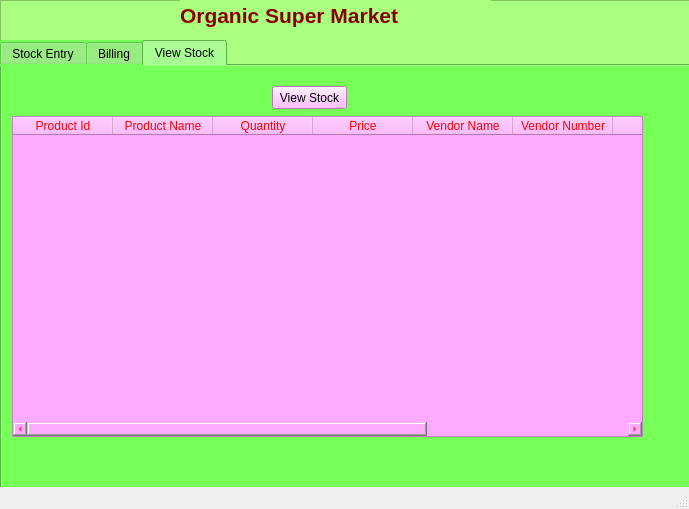
<?xml version="1.0" encoding="UTF-8"?>
<ui version="4.0">
 <class>MainWindow</class>
 <widget class="QMainWindow" name="MainWindow">
  <property name="geometry">
   <rect>
    <x>0</x>
    <y>0</y>
    <width>689</width>
    <height>509</height>
   </rect>
  </property>
  <property name="windowTitle">
   <string>MainWindow</string>
  </property>
  <widget class="QWidget" name="centralwidget">
   <widget class="QFrame" name="frame">
    <property name="geometry">
     <rect>
      <x>0</x>
      <y>0</y>
      <width>691</width>
      <height>521</height>
     </rect>
    </property>
    <property name="styleSheet">
     <string notr="true">background-color: rgb(85, 170, 255);
background-color: rgb(170, 255, 127);</string>
    </property>
    <property name="frameShape">
     <enum>QFrame::StyledPanel</enum>
    </property>
    <property name="frameShadow">
     <enum>QFrame::Raised</enum>
    </property>
    <widget class="QTabWidget" name="tabWidget">
     <property name="geometry">
      <rect>
       <x>0</x>
       <y>40</y>
       <width>691</width>
       <height>451</height>
      </rect>
     </property>
     <property name="styleSheet">
      <string notr="true">background-color: rgb(118, 255, 87);</string>
     </property>
     <property name="currentIndex">
      <number>2</number>
     </property>
     <widget class="QWidget" name="tab">
      <attribute name="title">
       <string>Stock Entry</string>
      </attribute>
      <widget class="QCalendarWidget" name="calendarWidget">
       <property name="geometry">
        <rect>
         <x>340</x>
         <y>40</y>
         <width>311</width>
         <height>211</height>
        </rect>
       </property>
       <property name="styleSheet">
        <string notr="true">background-color: rgb(214, 214, 214);
selection-background-color: rgb(0, 170, 255);</string>
       </property>
      </widget>
      <widget class="QWidget" name="layoutWidget">
       <property name="geometry">
        <rect>
         <x>10</x>
         <y>40</y>
         <width>291</width>
         <height>281</height>
        </rect>
       </property>
       <layout class="QGridLayout" name="gridLayout">
        <item row="0" column="1">
         <widget class="QLineEdit" name="id">
          <property name="styleSheet">
           <string notr="true">background-color: rgb(255, 255, 255);</string>
          </property>
         </widget>
        </item>
        <item row="0" column="0">
         <widget class="QLabel" name="label_2">
          <property name="font">
           <font>
            <pointsize>12</pointsize>
           </font>
          </property>
          <property name="styleSheet">
           <string notr="true">color: rgb(255, 255, 255);</string>
          </property>
          <property name="text">
           <string>Product ID</string>
          </property>
         </widget>
        </item>
        <item row="4" column="0">
         <widget class="QLabel" name="label_6">
          <property name="font">
           <font>
            <pointsize>12</pointsize>
           </font>
          </property>
          <property name="styleSheet">
           <string notr="true">color: rgb(255, 255, 255);</string>
          </property>
          <property name="text">
           <string>Vendor Name</string>
          </property>
         </widget>
        </item>
        <item row="4" column="1">
         <widget class="QLineEdit" name="vendname">
          <property name="styleSheet">
           <string notr="true">background-color: rgb(255, 255, 255);</string>
          </property>
         </widget>
        </item>
        <item row="5" column="0">
         <widget class="QLabel" name="label_7">
          <property name="font">
           <font>
            <pointsize>12</pointsize>
           </font>
          </property>
          <property name="styleSheet">
           <string notr="true">color: rgb(255, 255, 255);</string>
          </property>
          <property name="text">
           <string>Vendor Number</string>
          </property>
         </widget>
        </item>
        <item row="1" column="0">
         <widget class="QLabel" name="label_3">
          <property name="font">
           <font>
            <pointsize>12</pointsize>
           </font>
          </property>
          <property name="styleSheet">
           <string notr="true">color: rgb(255, 255, 255);</string>
          </property>
          <property name="text">
           <string>Product Name</string>
          </property>
         </widget>
        </item>
        <item row="2" column="1">
         <widget class="QLineEdit" name="quantity">
          <property name="styleSheet">
           <string notr="true">background-color: rgb(255, 255, 255);</string>
          </property>
         </widget>
        </item>
        <item row="3" column="1">
         <widget class="QLineEdit" name="price">
          <property name="styleSheet">
           <string notr="true">background-color: rgb(255, 255, 255);</string>
          </property>
         </widget>
        </item>
        <item row="2" column="0">
         <widget class="QLabel" name="label_4">
          <property name="font">
           <font>
            <pointsize>12</pointsize>
           </font>
          </property>
          <property name="styleSheet">
           <string notr="true">color: rgb(255, 255, 255);</string>
          </property>
          <property name="text">
           <string>Quantity</string>
          </property>
         </widget>
        </item>
        <item row="3" column="0">
         <widget class="QLabel" name="label_5">
          <property name="font">
           <font>
            <pointsize>12</pointsize>
           </font>
          </property>
          <property name="styleSheet">
           <string notr="true">color: rgb(255, 255, 255);</string>
          </property>
          <property name="text">
           <string>Price</string>
          </property>
         </widget>
        </item>
        <item row="5" column="1">
         <widget class="QLineEdit" name="vendnumber">
          <property name="styleSheet">
           <string notr="true">background-color: rgb(255, 255, 255);</string>
          </property>
         </widget>
        </item>
        <item row="1" column="1">
         <widget class="QLineEdit" name="name">
          <property name="styleSheet">
           <string notr="true">background-color: rgb(255, 255, 255);</string>
          </property>
         </widget>
        </item>
        <item row="7" column="1">
         <widget class="QLineEdit" name="arrival">
          <property name="styleSheet">
           <string notr="true">background-color: rgb(255, 255, 255);</string>
          </property>
         </widget>
        </item>
        <item row="8" column="1">
         <widget class="QLineEdit" name="expire">
          <property name="styleSheet">
           <string notr="true">background-color: rgb(255, 255, 255);</string>
          </property>
         </widget>
        </item>
        <item row="6" column="0">
         <widget class="QLabel" name="label_8">
          <property name="font">
           <font>
            <pointsize>12</pointsize>
           </font>
          </property>
          <property name="styleSheet">
           <string notr="true">color: rgb(255, 255, 255);</string>
          </property>
          <property name="text">
           <string>Mfg Place</string>
          </property>
         </widget>
        </item>
        <item row="8" column="0">
         <widget class="QLabel" name="label_10">
          <property name="font">
           <font>
            <pointsize>12</pointsize>
           </font>
          </property>
          <property name="styleSheet">
           <string notr="true">color: rgb(255, 255, 255);</string>
          </property>
          <property name="text">
           <string>Date of Expire</string>
          </property>
         </widget>
        </item>
        <item row="7" column="0">
         <widget class="QLabel" name="label_9">
          <property name="font">
           <font>
            <pointsize>12</pointsize>
           </font>
          </property>
          <property name="styleSheet">
           <string notr="true">color: rgb(255, 255, 255);</string>
          </property>
          <property name="text">
           <string>Date of Arrival</string>
          </property>
         </widget>
        </item>
        <item row="6" column="1">
         <widget class="QComboBox" name="comboBox">
          <property name="styleSheet">
           <string notr="true">background-color: rgb(255, 255, 255);</string>
          </property>
          <item>
           <property name="text">
            <string>Andhra Pradesh</string>
           </property>
          </item>
          <item>
           <property name="text">
            <string>Arunachal Pradesh</string>
           </property>
          </item>
          <item>
           <property name="text">
            <string>Assam</string>
           </property>
          </item>
          <item>
           <property name="text">
            <string>Bihar</string>
           </property>
          </item>
          <item>
           <property name="text">
            <string>Chattisgarh</string>
           </property>
          </item>
          <item>
           <property name="text">
            <string>Goa</string>
           </property>
          </item>
          <item>
           <property name="text">
            <string>Gujarat</string>
           </property>
          </item>
          <item>
           <property name="text">
            <string>Haryana</string>
           </property>
          </item>
          <item>
           <property name="text">
            <string>Himachal Pradesh</string>
           </property>
          </item>
          <item>
           <property name="text">
            <string>Jharkand</string>
           </property>
          </item>
          <item>
           <property name="text">
            <string>Karnataka</string>
           </property>
          </item>
          <item>
           <property name="text">
            <string>Kerala</string>
           </property>
          </item>
          <item>
           <property name="text">
            <string>Madhya Pradesh</string>
           </property>
          </item>
          <item>
           <property name="text">
            <string>Maharashtra</string>
           </property>
          </item>
          <item>
           <property name="text">
            <string>Manipur</string>
           </property>
          </item>
          <item>
           <property name="text">
            <string>Meghalaya</string>
           </property>
          </item>
          <item>
           <property name="text">
            <string>Mizoram</string>
           </property>
          </item>
          <item>
           <property name="text">
            <string>Nagaland</string>
           </property>
          </item>
          <item>
           <property name="text">
            <string>Odissa</string>
           </property>
          </item>
          <item>
           <property name="text">
            <string>Punjab</string>
           </property>
          </item>
          <item>
           <property name="text">
            <string>Rajasthan</string>
           </property>
          </item>
          <item>
           <property name="text">
            <string>Sikkim</string>
           </property>
          </item>
          <item>
           <property name="text">
            <string>Tamilnadu</string>
           </property>
          </item>
          <item>
           <property name="text">
            <string>Telangana</string>
           </property>
          </item>
          <item>
           <property name="text">
            <string>Tripura</string>
           </property>
          </item>
          <item>
           <property name="text">
            <string>Uttarakand</string>
           </property>
          </item>
          <item>
           <property name="text">
            <string>UttarPradesh</string>
           </property>
          </item>
          <item>
           <property name="text">
            <string>West Bengal</string>
           </property>
          </item>
         </widget>
        </item>
       </layout>
      </widget>
      <widget class="QWidget" name="layoutWidget_2">
       <property name="geometry">
        <rect>
         <x>310</x>
         <y>254</y>
         <width>91</width>
         <height>51</height>
        </rect>
       </property>
       <layout class="QGridLayout" name="gridLayout_3"/>
      </widget>
      <widget class="QPushButton" name="product">
       <property name="geometry">
        <rect>
         <x>314</x>
         <y>10</y>
         <width>91</width>
         <height>23</height>
        </rect>
       </property>
       <property name="styleSheet">
        <string notr="true">background-color: rgb(255, 255, 0);
background-color: rgb(0, 255, 127);</string>
       </property>
       <property name="text">
        <string>Product Details</string>
       </property>
      </widget>
      <widget class="QWidget" name="layoutWidget_3">
       <property name="geometry">
        <rect>
         <x>10</x>
         <y>330</y>
         <width>295</width>
         <height>65</height>
        </rect>
       </property>
       <layout class="QGridLayout" name="gridLayout_2">
        <item row="0" column="0">
         <widget class="QPushButton" name="submit">
          <property name="styleSheet">
           <string notr="true">background-color: rgb(255, 255, 0);</string>
          </property>
          <property name="text">
           <string>Submit</string>
          </property>
         </widget>
        </item>
        <item row="0" column="1" colspan="2">
         <widget class="QPushButton" name="reset">
          <property name="styleSheet">
           <string notr="true">background-color: rgb(170, 255, 255);</string>
          </property>
          <property name="text">
           <string>Reset</string>
          </property>
         </widget>
        </item>
        <item row="0" column="3">
         <widget class="QPushButton" name="update">
          <property name="styleSheet">
           <string notr="true">background-color: rgb(85, 255, 0);</string>
          </property>
          <property name="text">
           <string>Update</string>
          </property>
         </widget>
        </item>
        <item row="1" column="0" colspan="2">
         <widget class="QPushButton" name="delete_2">
          <property name="styleSheet">
           <string notr="true">background-color: rgb(255, 170, 255);</string>
          </property>
          <property name="text">
           <string>Delete</string>
          </property>
         </widget>
        </item>
        <item row="1" column="2" colspan="2">
         <widget class="QPushButton" name="exit">
          <property name="styleSheet">
           <string notr="true">background-color: rgb(170, 170, 0);</string>
          </property>
          <property name="text">
           <string>Exit</string>
          </property>
         </widget>
        </item>
       </layout>
      </widget>
      <widget class="QPushButton" name="da">
       <property name="geometry">
        <rect>
         <x>310</x>
         <y>260</y>
         <width>93</width>
         <height>28</height>
        </rect>
       </property>
       <property name="styleSheet">
        <string notr="true">background-color: rgb(255, 255, 0);</string>
       </property>
       <property name="text">
        <string>DA</string>
       </property>
      </widget>
      <widget class="QPushButton" name="de">
       <property name="geometry">
        <rect>
         <x>310</x>
         <y>290</y>
         <width>93</width>
         <height>28</height>
        </rect>
       </property>
       <property name="styleSheet">
        <string notr="true">background-color: rgb(255, 255, 0);
background-color: rgb(0, 255, 127);</string>
       </property>
       <property name="text">
        <string>DE</string>
       </property>
      </widget>
     </widget>
     <widget class="QWidget" name="tab_2">
      <attribute name="title">
       <string>Billing</string>
      </attribute>
      <widget class="QLabel" name="label_11">
       <property name="geometry">
        <rect>
         <x>20</x>
         <y>40</y>
         <width>101</width>
         <height>16</height>
        </rect>
       </property>
       <property name="font">
        <font>
         <pointsize>14</pointsize>
        </font>
       </property>
       <property name="styleSheet">
        <string notr="true">color: rgb(255, 255, 255);</string>
       </property>
       <property name="text">
        <string>Product Id</string>
       </property>
      </widget>
      <widget class="QLineEdit" name="lineEdit_10">
       <property name="geometry">
        <rect>
         <x>130</x>
         <y>40</y>
         <width>61</width>
         <height>20</height>
        </rect>
       </property>
       <property name="styleSheet">
        <string notr="true">background-color: rgb(255, 255, 255);</string>
       </property>
      </widget>
      <widget class="QLineEdit" name="lineEdit_11">
       <property name="geometry">
        <rect>
         <x>290</x>
         <y>40</y>
         <width>61</width>
         <height>20</height>
        </rect>
       </property>
       <property name="styleSheet">
        <string notr="true">background-color: rgb(255, 255, 255);</string>
       </property>
      </widget>
      <widget class="QLabel" name="label_12">
       <property name="geometry">
        <rect>
         <x>200</x>
         <y>40</y>
         <width>81</width>
         <height>21</height>
        </rect>
       </property>
       <property name="font">
        <font>
         <pointsize>14</pointsize>
        </font>
       </property>
       <property name="styleSheet">
        <string notr="true">color: rgb(255, 255, 255);</string>
       </property>
       <property name="text">
        <string>Quantity</string>
       </property>
      </widget>
      <widget class="QPushButton" name="add">
       <property name="geometry">
        <rect>
         <x>370</x>
         <y>40</y>
         <width>75</width>
         <height>23</height>
        </rect>
       </property>
       <property name="styleSheet">
        <string notr="true">background-color: rgb(170, 255, 255);</string>
       </property>
       <property name="text">
        <string>Add</string>
       </property>
      </widget>
      <widget class="QTextEdit" name="textEdit">
       <property name="geometry">
        <rect>
         <x>20</x>
         <y>70</y>
         <width>501</width>
         <height>211</height>
        </rect>
       </property>
       <property name="styleSheet">
        <string notr="true">background-color: rgb(255, 255, 255);</string>
       </property>
      </widget>
      <widget class="QLabel" name="label_13">
       <property name="geometry">
        <rect>
         <x>270</x>
         <y>300</y>
         <width>151</width>
         <height>20</height>
        </rect>
       </property>
       <property name="font">
        <font>
         <pointsize>14</pointsize>
        </font>
       </property>
       <property name="styleSheet">
        <string notr="true">color: rgb(255, 255, 0);</string>
       </property>
       <property name="text">
        <string/>
       </property>
       <property name="alignment">
        <set>Qt::AlignCenter</set>
       </property>
      </widget>
      <widget class="QLabel" name="label_14">
       <property name="geometry">
        <rect>
         <x>90</x>
         <y>300</y>
         <width>151</width>
         <height>20</height>
        </rect>
       </property>
       <property name="font">
        <font>
         <pointsize>14</pointsize>
        </font>
       </property>
       <property name="styleSheet">
        <string notr="true">color: rgb(255, 255, 0);
color: rgb(255, 255, 255);</string>
       </property>
       <property name="text">
        <string>Total Bill</string>
       </property>
       <property name="alignment">
        <set>Qt::AlignCenter</set>
       </property>
      </widget>
     </widget>
     <widget class="QWidget" name="tab_3">
      <attribute name="title">
       <string>View Stock</string>
      </attribute>
      <widget class="QPushButton" name="view">
       <property name="geometry">
        <rect>
         <x>270</x>
         <y>20</y>
         <width>75</width>
         <height>23</height>
        </rect>
       </property>
       <property name="styleSheet">
        <string notr="true">background-color: rgb(255, 170, 255);</string>
       </property>
       <property name="text">
        <string>View Stock</string>
       </property>
      </widget>
      <widget class="QTableWidget" name="tableWidget">
       <property name="geometry">
        <rect>
         <x>10</x>
         <y>50</y>
         <width>631</width>
         <height>321</height>
        </rect>
       </property>
       <property name="styleSheet">
        <string notr="true">background-color: rgb(235, 235, 235);
background-color: rgb(255, 170, 255);
color: rgb(255, 0, 0);</string>
       </property>
       <column>
        <property name="text">
         <string>Product Id</string>
        </property>
       </column>
       <column>
        <property name="text">
         <string>Product Name</string>
        </property>
       </column>
       <column>
        <property name="text">
         <string>Quantity</string>
        </property>
       </column>
       <column>
        <property name="text">
         <string>Price</string>
        </property>
       </column>
       <column>
        <property name="text">
         <string>Vendor Name</string>
        </property>
       </column>
       <column>
        <property name="text">
         <string>Vendor Number</string>
        </property>
       </column>
       <column>
        <property name="text">
         <string>Place</string>
        </property>
       </column>
       <column>
        <property name="text">
         <string>Date of Arrival</string>
        </property>
       </column>
       <column>
        <property name="text">
         <string>Date of Expiry</string>
        </property>
       </column>
      </widget>
     </widget>
    </widget>
    <widget class="QLabel" name="label">
     <property name="geometry">
      <rect>
       <x>180</x>
       <y>0</y>
       <width>311</width>
       <height>31</height>
      </rect>
     </property>
     <property name="font">
      <font>
       <pointsize>16</pointsize>
       <weight>75</weight>
       <bold>true</bold>
      </font>
     </property>
     <property name="styleSheet">
      <string notr="true">color: rgb(255, 255, 0);
color: rgb(135, 0, 0);</string>
     </property>
     <property name="text">
      <string>Organic Super Market</string>
     </property>
    </widget>
   </widget>
  </widget>
  <widget class="QStatusBar" name="statusbar"/>
 </widget>
 <tabstops>
  <tabstop>id</tabstop>
  <tabstop>name</tabstop>
  <tabstop>quantity</tabstop>
  <tabstop>price</tabstop>
  <tabstop>vendname</tabstop>
  <tabstop>vendnumber</tabstop>
  <tabstop>comboBox</tabstop>
  <tabstop>arrival</tabstop>
  <tabstop>expire</tabstop>
  <tabstop>submit</tabstop>
  <tabstop>reset</tabstop>
  <tabstop>update</tabstop>
  <tabstop>delete_2</tabstop>
  <tabstop>exit</tabstop>
  <tabstop>calendarWidget</tabstop>
  <tabstop>product</tabstop>
  <tabstop>tabWidget</tabstop>
  <tabstop>lineEdit_10</tabstop>
  <tabstop>lineEdit_11</tabstop>
  <tabstop>add</tabstop>
  <tabstop>textEdit</tabstop>
  <tabstop>view</tabstop>
  <tabstop>tableWidget</tabstop>
 </tabstops>
 <resources/>
 <connections/>
</ui>
